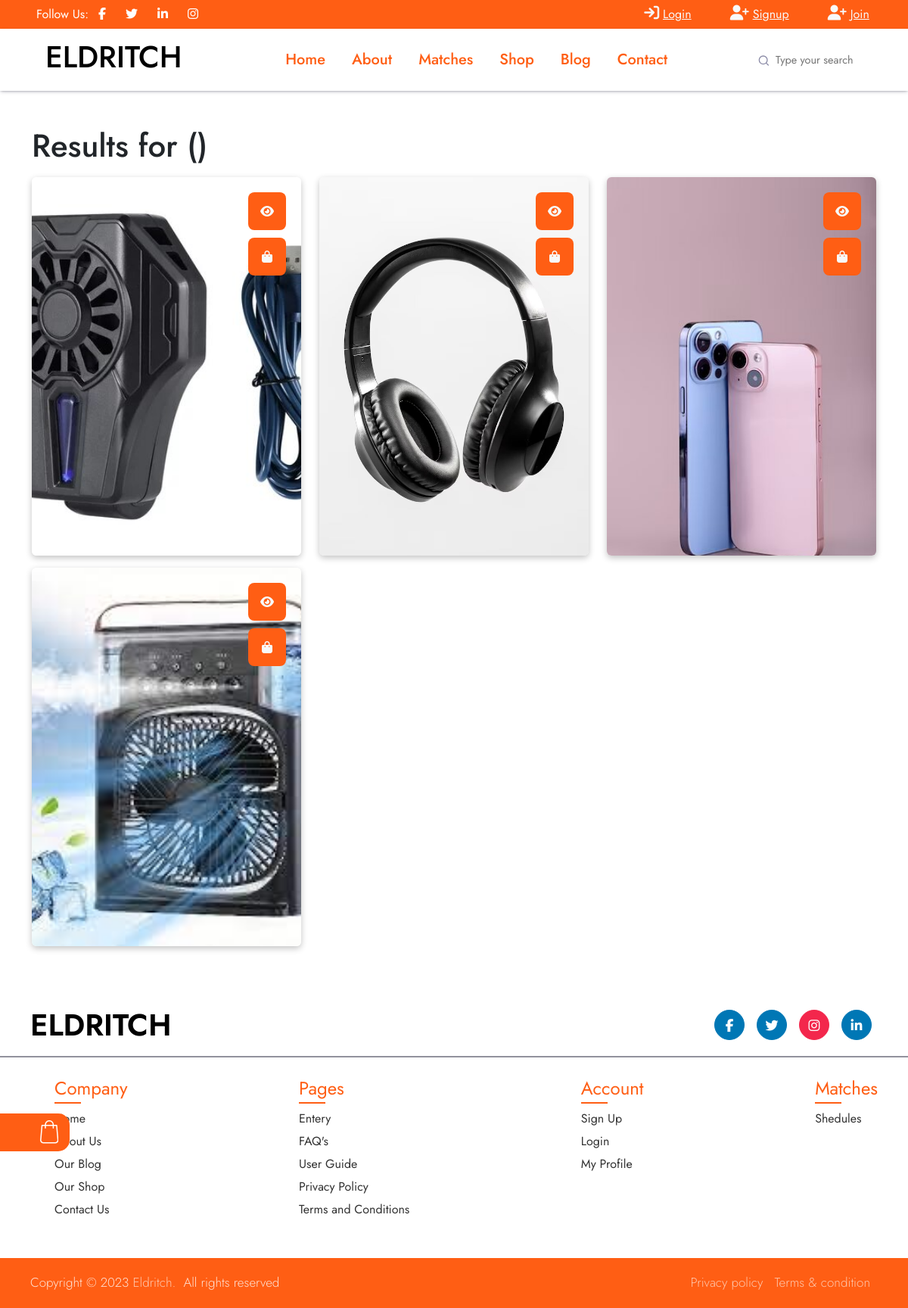
Screenshot of /search.php with the database file from the repository.
### tables this page shows
CREATE TABLE `manage_website` (
  `id` int(11) NOT NULL,
  `site_title` varchar(255) NOT NULL,
  `site_name` varchar(255) NOT NULL,
  `site_logo` varchar(255) NOT NULL,
  `site_email` varchar(255) NOT NULL,
  `site_address` varchar(255) NOT NULL,
  `site_description` varchar(255) NOT NULL,
  `site_phone` varchar(255) NOT NULL,
  `site_currency` varchar(255) NOT NULL
);

CREATE TABLE `manage_products` (
  `id` int(11) NOT NULL,
  `name` varchar(255) NOT NULL,
  `cate` varchar(255) NOT NULL,
  `price` varchar(255) NOT NULL,
  `disc` varchar(255) NOT NULL,
  `status` varchar(255) NOT NULL,
  `pop_status` varchar(255) NOT NULL,
  `image` varchar(255) NOT NULL,
  `image2` varchar(255) NOT NULL,
  `image3` varchar(255) NOT NULL,
  `image4` varchar(255) NOT NULL,
  `author` int(11) NOT NULL
);

### admin/include/database.php (called while the page is built, shortened)
<?php
    class Database{
        private $server = "localhost";
        private $user   = "root";
        private $pwd    = "";
        private $dbname = "gamming_project";
        private $mysqli = "";
        private $result = array();
        private $conn = false;
        public function __construct(){
            if(!$this->conn){
                $this->mysqli = new mysqli($this->server, $this->user, $this->pwd, $this->dbname);
                $this->conn = true;
            }else{
                return true;
            }
        }
        public function sql($sql){
            $query = $this->mysqli->query($sql);
            if($query){
                $this->result = $query->fetch_all(MYSQLI_ASSOC);
                return true;
            }else{
                array_push($this->result, $this->mysqli->error);
                return false;
            }
        }
        public function getResult(){
            $val = $this->result;
            $this->result = array();
            return $val;
        }
    }
?>

### user/include/auth-check.php (called while the page is built, shortened)
<?php
include('admin/include/database.php');
$myObj = new Database();

### search.php (the view, shortened to what this page needs)
<?php
    include('user/include/header.php');
    $products = '';
    $query = $_GET["search"];
    $myObj->sql("SELECT * FROM `manage_products` WHERE `name` LIKE '%$query%'");
    $run = $myObj->getResult();
    if($run > 0){
        foreach($run as $result){
            $p_id = $result['id'];
            $img = $result['image'];
            $products .='<div class="col-md-6 col-lg-4 mb-3">
                <div class="item">
                    <div class="product-warrper rounded overflow-hidden">
                        <div class="product-img-1">
                            <img src="admin/assets/upload/'.$img.'"
                            alt="product-img-1" class="img-fluid" id="image1" />
                        </div>
                        <div class="products-asset d-flex flex-column">
                            <a href="single-product.php?spro_id='.$p_id.'">
                            <i class="fa-solid fa-eye text-light"></i></a>
                            <a href="single-product.php?spro_id='.$p_id.'">
                            <i class="fa-solid fa-bag-shopping text-light"></i></a>
                        </div>
                    </div>
                </div>
            </div>';
        }
    }
?>
<div class="container-fluid my-5">
    <div class="container">
        <div class="row">
            <div class="col-12">
                <h2 class="title">Results for (<?php echo $query;?>)</h2>
            </div>
            <div class="col-12 products">
                <div class="row">
                    <?php
                        if($products == ''){
                            echo '<h1 class="text-center title Box_Shadow p-3">No Result Found for '.$query.'!</h1>';
                        }else{
                            echo ''.$products.'';
                        }
                    ?>
                </div>
            </div>
        </div>
    </div>
</div>
<?php include('user\include\footer.php'); ?>

### user/include/header.php (shortened to what this page needs)
<?php
    include('user/include/auth-check.php');
    $auth_check = false;
$myObj->sql("SELECT * From manage_website");
$run = $myObj->getResult();
if ($run > 0) {
    foreach ($run as $data) {
        $site_title   = $data['site_title'];
    }
}
$myObj->sql("SELECT * From manage_site_socials");
$runSocials = $myObj->getResult();
if ($runSocials > 0) {
    foreach ($runSocials as $data) {
        $facebook   = $data['facebook'];
        $twitter    = $data['twitter'];
        $linkd      = $data['linkd'];
        $insta      = $data['insta'];
    }
}
?>
<!DOCTYPE html>
<html lang="en">
<head>
    <link href="https://cdn.jsdelivr.net/npm/bootstrap@5.2.1/dist/css/bootstrap.min.css" rel="stylesheet"
 />
    <link href="https://cdnjs.cloudflare.com/ajax/libs/font-awesome/5.10.0/css/all.min.css" rel="stylesheet" />
    <link rel="stylesheet" href="https://cdnjs.cloudflare.com/ajax/libs/font-awesome/6.4.2/css/all.min.css"
 />
    <link href="https://cdn.jsdelivr.net/npm/bootstrap-icons@1.4.1/font/bootstrap-icons.css" rel="stylesheet" />
    <link href="https://cdn.jsdelivr.net/npm/simple-datatables@7.1.2/dist/style.min.css" rel="stylesheet" />
    <link href="user/assets/lib/owlcarousel/assets/owl.carousel.min.css" rel="stylesheet" />
    <link href="user/assets/lib/fancy-box/jquery.fancybox.min.css" rel="stylesheet" />
    <link rel="stylesheet" href="user/assets/css/style.css" />
</head>
<body>
    <div class="container-fluid top-bar px-0 py-1 py-lg-0">
        <div class="row g-0  d-flex topBarInner">
            <div class="col d-none d-lg-block ps-5 text-start topBarInner2">
                <div class="h-100 d-inline-flex align-items-center text-white topBarInner3">
                    <span>Follow Us:</span>
                    <a class="btn btn-link" href="<?php echo $facebook; ?>"><i class="fab fa-facebook-f"></i></a>
                    <a class="btn btn-link" href="<?php echo $twitter; ?>"><i class="fab fa-twitter"></i></a>
                    <a class="btn btn-link" href="<?php echo $linkd; ?>"><i class="fab fa-linkedin-in"></i></a>
                    <a class="btn btn-link" href="<?php echo $insta; ?>"><i class="fab fa-instagram"></i></a>
                </div>
            </div>
            <div class="col text-start">
            </div>
            <div class="col-8 col-md-4 text-center <?= $auth_check ? 'd-none' : 'd-flex' ?> align-items-center justify-content-evenly">
                <div>
                    <i class="fa-solid fa-arrow-right-to-bracket fs-5 text-light"></i>
                    <a href="login.php" class="text-light me2">
                        Login
                    </a>
                </div>
                <div>
                    <i class="fa-solid fa-user-plus fs-5 text-light"></i>
                    <a href="signup.php" class="text-light me2">
                        Signup
                    </a>
                </div>
                <div>
                    <i class="fa-solid fa-user-plus fs-5 text-light"></i>
                    <a href="candidate.php" class="text-light me2">
                        Join
                    </a>
                </div>
            </div>
        </div>
    </div>
    <div class="container-fluid g-0 " id="nav-sticky">
        <nav class="navbar navbar-expand-lg">
            <div class="container-fluid">
                <a class="navbar-brand" href="index.php">
                    <h1 class="ms-5"><?php echo $site_title; ?></h1>
                </a>
                <div class="collapse navbar-collapse" id="navbarTogglerDemo02">
                    <ul class="navbar-nav mx-auto mb-2 mb-lg-0">
                        <li class="nav-item Header-item">
                            <a class="menu-item active" href="index.php">Home</a>
                        </li>
                        <li class="nav-item Header-item">
                            <a class="menu-item" href="about.php">About</a>
                        </li>
                        <li class="nav-item Header-item">
                            <a class="menu-item" href="shedule.php">Matches</a>
                        </li>
                        <li class="nav-item Header-item">
                            <a class="menu-item" href="shop.php">Shop</a>
                        </li>
                        <li class="nav-item Header-item">
                            <a class="menu-item" href="blog.php">Blog</a>
                        </li>
                        <li class="nav-item Header-item">
                            <a class="menu-item" href="contact.php">Contact</a>
                        </li>
                    </ul>
                    <form class="search-form" method="GET" action="search.php">
                        <button class="search-button">
                            <svg width="17" height="16" fill="none" xmlns="http://www.w3.org/2000/svg" role="img"
                                aria-labelledby="search">
                                <path
                                    d="M7.667 12.667A5.333 5.333 0 107.667 2a5.333 5.333 0 000 10.667zM14.334 14l-2.9-2.9"
                                    stroke="currentColor" stroke-width="1.333" stroke-linecap="round"
                                    stroke-linejoin="round"></path>
                            </svg>
                        </button>
                        <input class="search-input w-100" placeholder="Type your search" name="search" required="" type="text">
                    </form>
                </div>
            </div>
        </nav>
    </div>
    <div id="cart">
        <a href="my-cart.php" data-quantity="" class="Cart_Btn text-decoration-none">
        </a>
    </div>

### user/include/footer.php (shortened to what this page needs)
<footer>
    <div class="content">
        <div class="top">
            <div class="logo-details">
                <span class="logo_name text-capitalize"><?php echo $site_title; ?></span>
            </div>
            <div class="media-icons">
                <a href="<?php echo $facebook; ?>"><i class="fab fa-facebook-f"></i></a>
                <a href="<?php echo $twitter; ?>"><i class="fab fa-twitter"></i></a>
                <a href="<?php echo $insta; ?>"><i class="fab fa-instagram"></i></a>
                <a href="<?php echo $linkd; ?>"><i class="fab fa-linkedin-in"></i></a>
            </div>
        </div>
        <div class="link-boxes">
            <ul class="footer_box">
                <li class="link_name">Company</li>
                <li><a href="index.php">Home</a></li>
                <li><a href="about.php">About Us</a></li>
                <li><a href="blog.php">Our Blog</a></li>
                <li><a href="shop.php">Our Shop</a></li>
                <li><a href="contact.php">Contact Us</a></li>
            </ul>
            <ul class="footer_box">
                <li class="link_name">Pages</li>
                <li><a href="candidate.php">Entery</a></li>
                <li><a href="faq-page.php">FAQ's</a></li>
                <li><a href="user-guide.php">User Guide</a></li>
                <li><a href="policy.php">Privacy Policy</a></li>
                <li><a href="terms-and-condition.php">Terms and Conditions</a></li>
            </ul>
            <ul class="footer_box">
                <li class="link_name">Account</li>
                <li><a href="signup.php">Sign Up</a></li>
                <li><a href="login.php">Login</a></li>
                <li><a href="user-profile.php">My Profile</a></li>
            </ul>
            <ul class="footer_box">
                <li class="link_name">Matches</li>
                <li><a href="Shedule.php">Shedules</a></li>
            </ul>
        </div>
    </div>
    <div class="bottom-details">
        <div class="bottom_text">
            <span class="copyright_text">Copyright © 2023 <a href="#">Eldritch.</a>All rights reserved</span>
            <span class="policy_terms">
                <a href="policy.php">Privacy policy</a>
                <a href="terms-and-condition.php">Terms &amp; condition</a>
            </span>
        </div>
    </div>
</footer>
</body>
</html>

### rows the page displays
manage_website: site_title "ELDRITCH"
manage_products: image (picture)
manage_products: image (picture)
manage_products: image (picture)
manage_products: image (picture)
